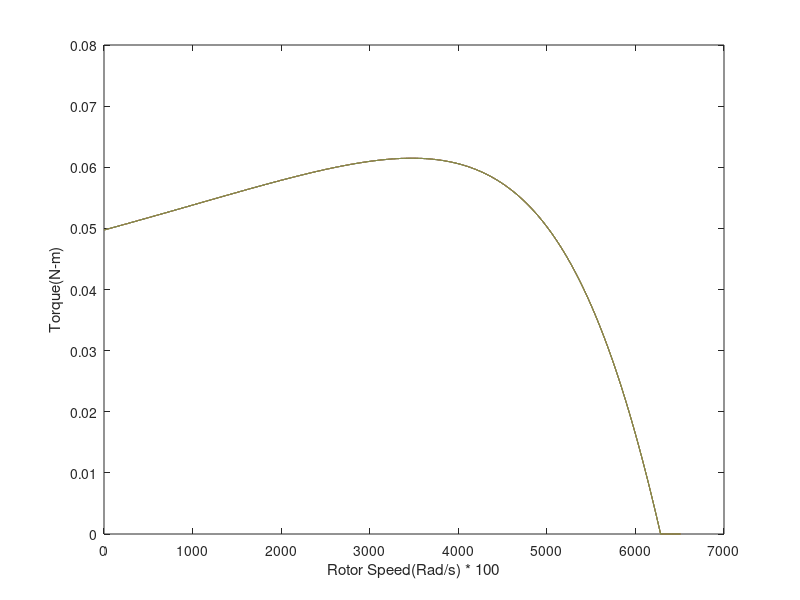

Write the MATLAB code that produced this figure.
function inductionconstVf()
v_phase1=input('Suppy Voltage (line to line): ');
f1=input('Enter the generally used frequency:');
f2=input('Enter the second frequency: ');
f3=input('Enter the third frequency: ');
f4=input('Enter the fourth frequency: ');
f5=input('Enter the fifth frequency: ');
Poles=input('Enter the number of poles: ');
r1=input('Stator Resistance: ');
r2=input('Rotor Resistance: ');
x1=input('Stator Leakage Reactance: ');
x2=input('Rotor Leakage Reactance: ');
Ls=x1/(2*pi*f1);
Lr=x2/(2*pi*f1);
Vlnf1=v_phase1/(3^0.5);
Vlnf2=Vlnf1*f2/f1;
Vlnf3=Vlnf1*f3/f1;
Vlnf4=Vlnf1*f4/f1;
Vlnf5=Vlnf1*f5/f1;
Wsync1=4*3.1416*f1/Poles;
Wsync2=4*3.1416*f2/Poles;
Wsync3=4*3.1416*f3/Poles;
Wsync4=4*3.1416*f4/Poles;
Wsync5=4*3.1416*f5/Poles;
Tmf2=zeros(round(Wsync2)*500+10,1);
Tmf3=zeros(round(Wsync3)*500+10,1);
Tmf4=zeros(round(Wsync4)*500+10,1);
Tmf5=zeros(round(Wsync5)*500+10,1);
Tmf1=zeros(round(Wsync1)*500+1,1);
m=1; 
for Wrotor1=0:0.002:Wsync1
    Tmf1(m)=(3*(((Vlnf1^2)*r2/((Wsync1-Wrotor1)/Wsync1))/((r1+r2/((Wsync1-Wrotor1)/Wsync1))^2+(2*pi*f1*Ls+2*pi*f1*Lr)^2))/Wsync1); %star connected
    m=m+1;
end
m=1;
for Wrotor2=0:0.002:Wsync2
    Tmf2(m)=(3*(((Vlnf2^2)*r2/((Wsync2-Wrotor2)/Wsync2))/((r1+r2/((Wsync2-Wrotor2)/Wsync2))^2+(2*pi*f2*Ls+2*pi*f2*Lr)^2))/Wsync2);
    m=m+1;
end
m=1;
for Wrotor3=0:0.002:Wsync3
   Tmf3(m)=(3*(((Vlnf3^2)*r2/((Wsync3-Wrotor3)/Wsync3))/((r1+r2/((Wsync3-Wrotor3)/Wsync3))^2+(2*pi*f3*Ls+2*pi*f3*Lr)^2))/Wsync3);
   m=m+1; 
end
m=1;
for Wrotor4=0:0.002:Wsync4
    Tmf4(m)=(3*(((Vlnf4^2)*r2/((Wsync4-Wrotor4)/Wsync4))/((r1+r2/((Wsync4-Wrotor4)/Wsync4))^2+(2*pi*f4*Ls+2*pi*f4*Lr)^2))/Wsync4);
    m=m+1; 
end
m=1;
for Wrotor5=0:0.002:Wsync5
    Tmf5(m)=(3*(((Vlnf5^2)*r2/((Wsync5-Wrotor5)/Wsync5))/((r1+r2/((Wsync5-Wrotor5)/Wsync5))^2+(2*pi*f5*Ls+2*pi*f5*Lr)^2))/Wsync5);
    m=m+1; 
end
plot(Tmf1);
hold on;
plot(Tmf2);
plot(Tmf3);
plot(Tmf4);
plot(Tmf5);
hold off;
ylabel('Torque(N-m)');
xlabel('Rotor Speed(Rad/s) * 100');
end

%%

  v_phase2=v_phase1*f2/f1;
            v_phase3=v_phase1*f3/f1;
            v_phase4=v_phase1*f4/f1;
            v_phase5=v_phase1*f5/f1;
            
            n_sync1 = 120*f1/Poles;              % Synchronous speed (r/min)
            n_sync2 = 120*f2/Poles;
            n_sync3 = 120*f3/Poles;
            n_sync4 = 120*f4/Poles;
            n_sync5 = 120*f5/Poles;
            
            w_sync1 = n_sync1*2*pi/60;             % Synchronous speed (rad/s)
            w_sync2 = n_sync2*2*pi/60;
            w_sync3 = n_sync3*2*pi/60;
            w_sync4 = n_sync4*2*pi/60;
            w_sync5 = n_sync5*2*pi/60;
            
            % Calculate the Thevenin voltage and impedance from Equations
            % 7-41a and 7-43.
            
            z_th = ((1i*xm) * (r1 + 1i*x1)) / (r1 + 1i*(x1 + xm));
            r_th = real(z_th);
            x_th = imag(z_th);
            
            % Now calculate the torque-speed characteristic for many
            % slips between 0 and 1.  Note that the first slip value
            % is set to 0.001 instead of exactly 0 to avoid divide-
            % by-zero problems.
            s = (0:.1:50) / 50;           % Slip
            s(1) = 0.001;
            nm1 = (1 - s) * n_sync1;       % Mechanical speed rpm
            nm2 = (1 - s) * n_sync2;
            nm3 = (1 - s) * n_sync3;
            nm4 = (1 - s) * n_sync4;
            nm5 = (1 - s) * n_sync5;
            
            wm1 = (1-s) * w_sync1;         % Mechanical speed rps
            wm2 = (1-s) * w_sync2;
            wm3 = (1-s) * w_sync3;
            wm4 = (1-s) * w_sync4;
            wm5 = (1-s) * w_sync5;
            
            % v_phase1
            
            v_th = v_phase1 * ( xm / sqrt(r1^2 + (x1 + xm)^2) );
            
            for ii = 1:length(s)
                t_ind1(ii) = (3 * v_th^2 * r2 / s(ii)) / ...
                    (w_sync1 * ((r_th + r2/s(ii))^2 + (x_th + x2)^2) );
            end
            
            plot(app.UIAxes_3,nm1,t_ind1,'Color','r','LineWidth',2.0);
%             axis([0 2200 0 900]);
%             xlabel('\itn_{m}','Fontweight','Bold');
%             ylabel('\tau_{ind}','Fontweight','Bold');
%             title ('Induction Motor Torque-Speed Characteristic','Fontweight','Bold');
%             grid on;
            hold(app.UIAxes_3,"on");
            
            % v_phase2
            v_th = v_phase2 * ( xm / sqrt(r1^2 + (x1 + xm)^2) );
            
            for ii = 1:length(s)
                t_ind1(ii) = (3 * v_th^2 * r2 / s(ii)) / ...
                    (w_sync2 * ((r_th + r2/s(ii))^2 + (x_th + x2)^2) );
            end
            
            plot(app.UIAxes_3,nm2,t_ind1,'Color','g','LineWidth',2.0);
%             axis([0 2200 0 900]);
%             xlabel('\itn_{m}','Fontweight','Bold');
%             ylabel('\tau_{ind}','Fontweight','Bold');
%             title ('Induction Motor Torque-Speed Characteristic','Fontweight','Bold');
%             grid on;
%             hold on;
            % v_phase3
            v_th = v_phase3 * ( xm / sqrt(r1^2 + (x1 + xm)^2) );
            
            for ii = 1:length(s)
                t_ind1(ii) = (3 * v_th^2 * r2 / s(ii)) / ...
                    (w_sync3 * ((r_th + r2/s(ii))^2 + (x_th + x2)^2) );
            end
            
            plot(app.UIAxes_3,nm3,t_ind1,'Color','b','LineWidth',2.0);
%             axis([0 2200 0 900]);
%             xlabel('\itn_{m}','Fontweight','Bold');
%             ylabel('\tau_{ind}','Fontweight','Bold');
%             title ('Induction Motor Torque-Speed Characteristic','Fontweight','Bold');
%             grid on;
%             hold on;
            
            % v_phase4
            v_th = v_phase4 * ( xm / sqrt(r1^2 + (x1 + xm)^2) );
            
            for ii = 1:length(s)
                t_ind1(ii) = (3 * v_th^2 * r2 / s(ii)) / ...
                    (w_sync4 * ((r_th + r2/s(ii))^2 + (x_th + x2)^2) );
            end
            
            plot(app.UIAxes_3,nm4,t_ind1,'Color','k','LineWidth',2.0);
%             axis([0 2200 0 900]);
%             xlabel('\itn_{m}','Fontweight','Bold');
%             ylabel('\tau_{ind}','Fontweight','Bold');
%             title ('Induction Motor Torque-Speed Characteristic','Fontweight','Bold');
%             grid on;
%             hold on;
            
            % v_phase5
            v_th = v_phase5 * ( xm / sqrt(r1^2 + (x1 + xm)^2) );
            
            for ii = 1:length(s)
                t_ind1(ii) = (3 * v_th^2 * r2 / s(ii)) / ...
                    (w_sync5 * ((r_th + r2/s(ii))^2 + (x_th + x2)^2) );
            end
            
            plot(app.UIAxes_3,nm5,t_ind1,'Color','c','LineWidth',2.0);
%             axis([0 2200 0 900]);
%             xlabel('\itn_{m}','Fontweight','Bold');
%             ylabel('\tau_{ind}','Fontweight','Bold');
%             title ('Induction Motor Torque-Speed Characteristic','Fontweight','Bold');
%             grid on;
%             hold on;
              hold(app.UIAxes_3,'off');